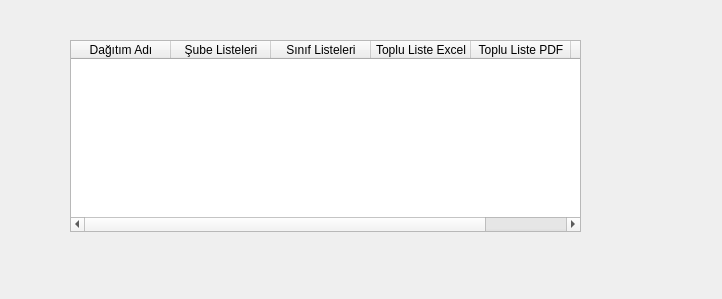
<?xml version="1.0" encoding="UTF-8"?>
<ui version="4.0">
 <class>Form</class>
 <widget class="QWidget" name="Form">
  <property name="geometry">
   <rect>
    <x>0</x>
    <y>0</y>
    <width>722</width>
    <height>299</height>
   </rect>
  </property>
  <property name="windowTitle">
   <string>Eski Dağıtımlar</string>
  </property>
  <widget class="QTableWidget" name="tableWidget">
   <property name="geometry">
    <rect>
     <x>70</x>
     <y>40</y>
     <width>511</width>
     <height>192</height>
    </rect>
   </property>
   <column>
    <property name="text">
     <string>Dağıtım Adı</string>
    </property>
   </column>
   <column>
    <property name="text">
     <string>Şube Listeleri</string>
    </property>
   </column>
   <column>
    <property name="text">
     <string>Sınıf Listeleri</string>
    </property>
   </column>
   <column>
    <property name="text">
     <string>Toplu Liste Excel</string>
    </property>
   </column>
   <column>
    <property name="text">
     <string>Toplu Liste PDF</string>
    </property>
   </column>
   <column>
    <property name="text">
     <string/>
    </property>
   </column>
  </widget>
 </widget>
 <resources/>
 <connections/>
</ui>
